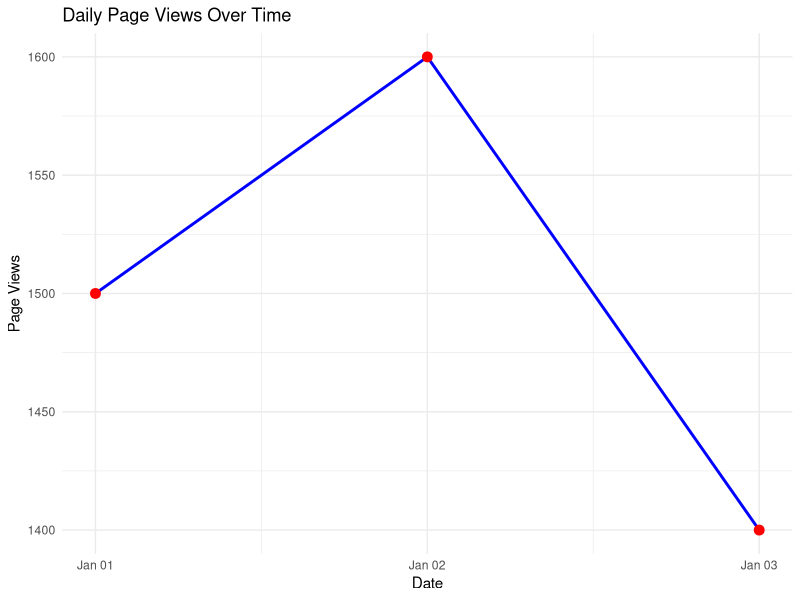

The R source for this figure:
library(ggplot2)
traffic<-data.frame(
  Date=as.Date(c("2023-01-01","2023-01-02","2023-01-03")),
  Page_Views=c(1500,1600,1400),
  CTR=c(2.3,2.7,2.0)
)
ggplot(traffic,aes(x=Date,y=Page_Views))+
  geom_line(color="blue",linewidth=1)+
  geom_point(size=3,color="red")+
  labs(title="Daily Page Views Over Time",
       x="Date",
       y="Page Views")+
  theme_minimal()
